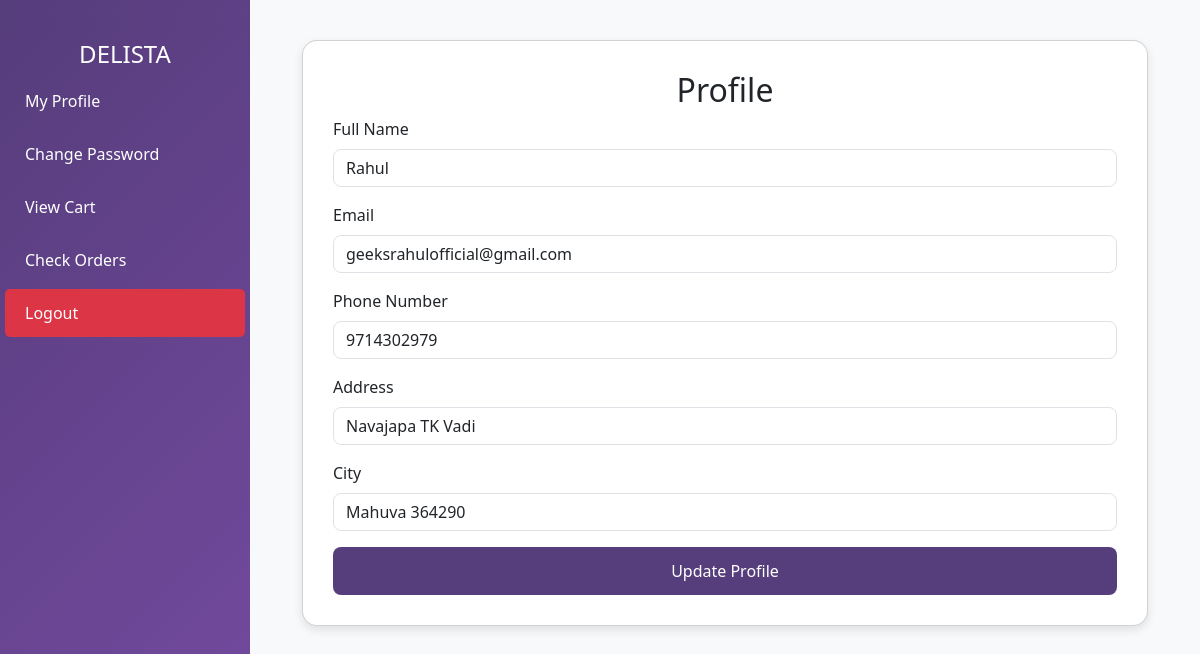
/profile/index.php (signed in), run on the app's committed database.
### tables this page shows
CREATE TABLE `users` (
  `id` int(11) NOT NULL,
  `username` varchar(50) NOT NULL,
  `email` varchar(100) NOT NULL,
  `phone` varchar(15) NOT NULL,
  `password` varchar(255) NOT NULL,
  `address` varchar(255) DEFAULT NULL,
  `city` varchar(50) DEFAULT NULL
);

### profile/index.php (the view, shortened to what this page needs)
<?php
    include "../db/config.php";
    $id = $_SESSION["user_id"];
    $result = mysqli_query($conn, "SELECT * FROM users WHERE id = $id");
    $user = mysqli_fetch_assoc($result);
?>
<!DOCTYPE html>
<html lang="en">
<head>
    <link href="https://cdn.jsdelivr.net/npm/bootstrap@5.3.0/dist/css/bootstrap.min.css" rel="stylesheet">
</head>
<body>
    <div class="sidebar">
        <?php include "sidebar.php"; ?>
    </div>
    <main class="content">
        <div class="container">
            <div class="card">
                <h2 class="text-center">Profile</h2>
                <form action="" method="POST">
                    <div class="mb-3">
                        <label for="username" class="form-label">Full Name</label>
                        <input type="text" class="form-control" id="username" name="username" value="<?= $user['username'] ?>" required>
                    </div>
                    <div class="mb-3">
                        <label for="email" class="form-label">Email</label>
                        <input type="email" class="form-control" id="email" name="email" value="<?= $user['email'] ?>" required>
                    </div>
                    <div class="mb-3">
                        <label for="phone" class="form-label">Phone Number</label>
                        <input type="text" class="form-control" id="phone" name="phone" value="<?= $user['phone'] ?>" required>
                    </div>
                    <div class="mb-3">
                        <label for="address" class="form-label">Address</label>
                        <input type="text" class="form-control" id="address" name="address" value="<?= $user['address'] ?>" required>
                    </div>
                    <div class="mb-3">
                        <label for="city" class="form-label">City</label>
                        <input type="text"  class="form-control" id="city" name="city" value="<?= $user['city'] ?>" required>
                    </div>
                    <button type="submit" name="btn_update" class="btn btn-primary w-100">Update Profile</button>
                </form>
            </div>
        </div>
    </main>
</body>
</html>

### profile/index.php (style rules this page uses)
body { background: #f8f9fa; }
.sidebar { height: 100vh; background: linear-gradient(135deg, #563d7c, #764ba2); color: white; padding-top: 20px; position: fixed; width: 250px; }
.content { margin-left: 250px; padding: 40px; }
.card { border-radius: 15px; box-shadow: 0 4px 10px rgba(0, 0, 0, 0.1); background: white; padding: 30px; }
.form-control { border-radius: 8px; transition: 0.3s; }
.btn-primary { background: #563d7c; border: none; padding: 12px; border-radius: 8px; transition: 0.3s; }

### data on the page
users: username "Rahul", email "geeksrahulofficial@gmail.com", phone "9714302979", address "Navajapa TK Vadi", city "Mahuva 364290"
